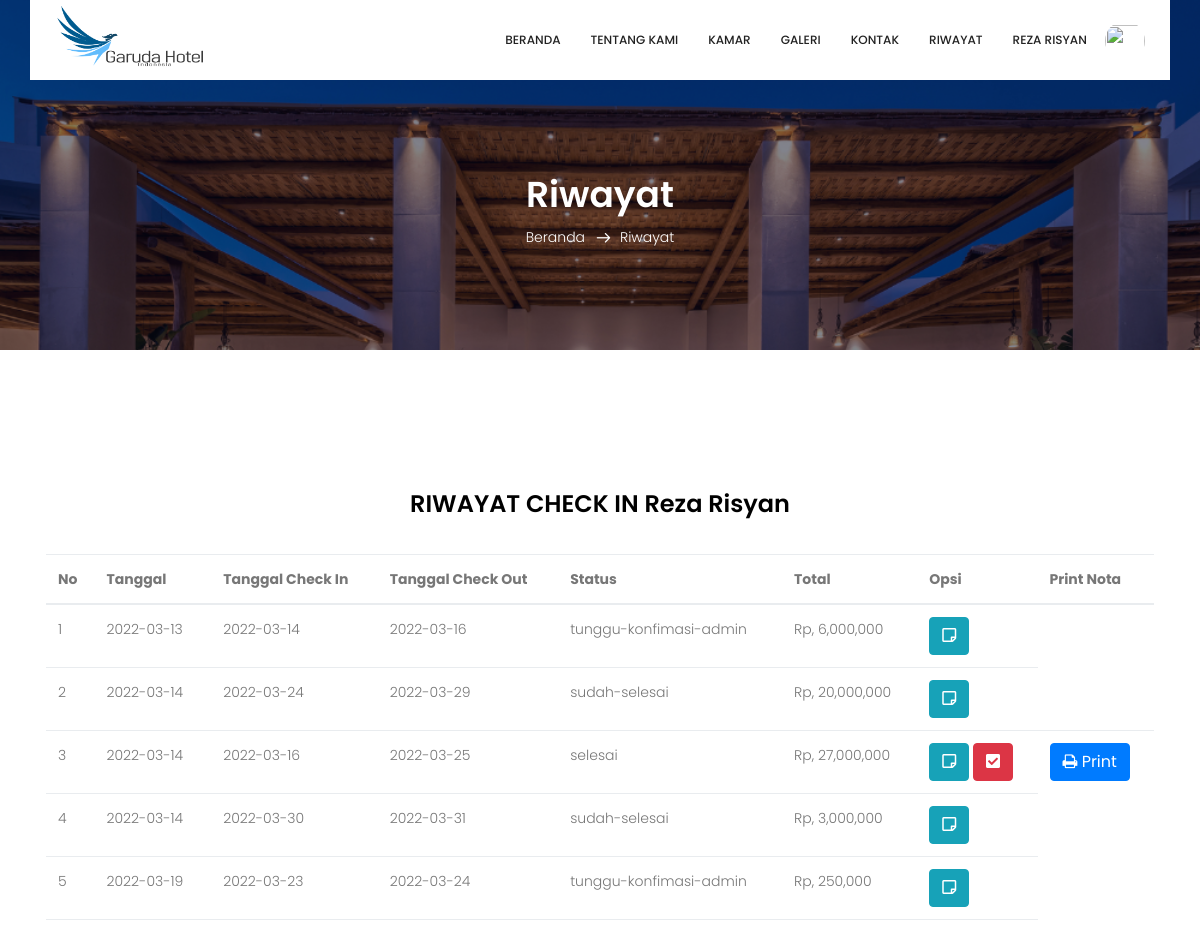
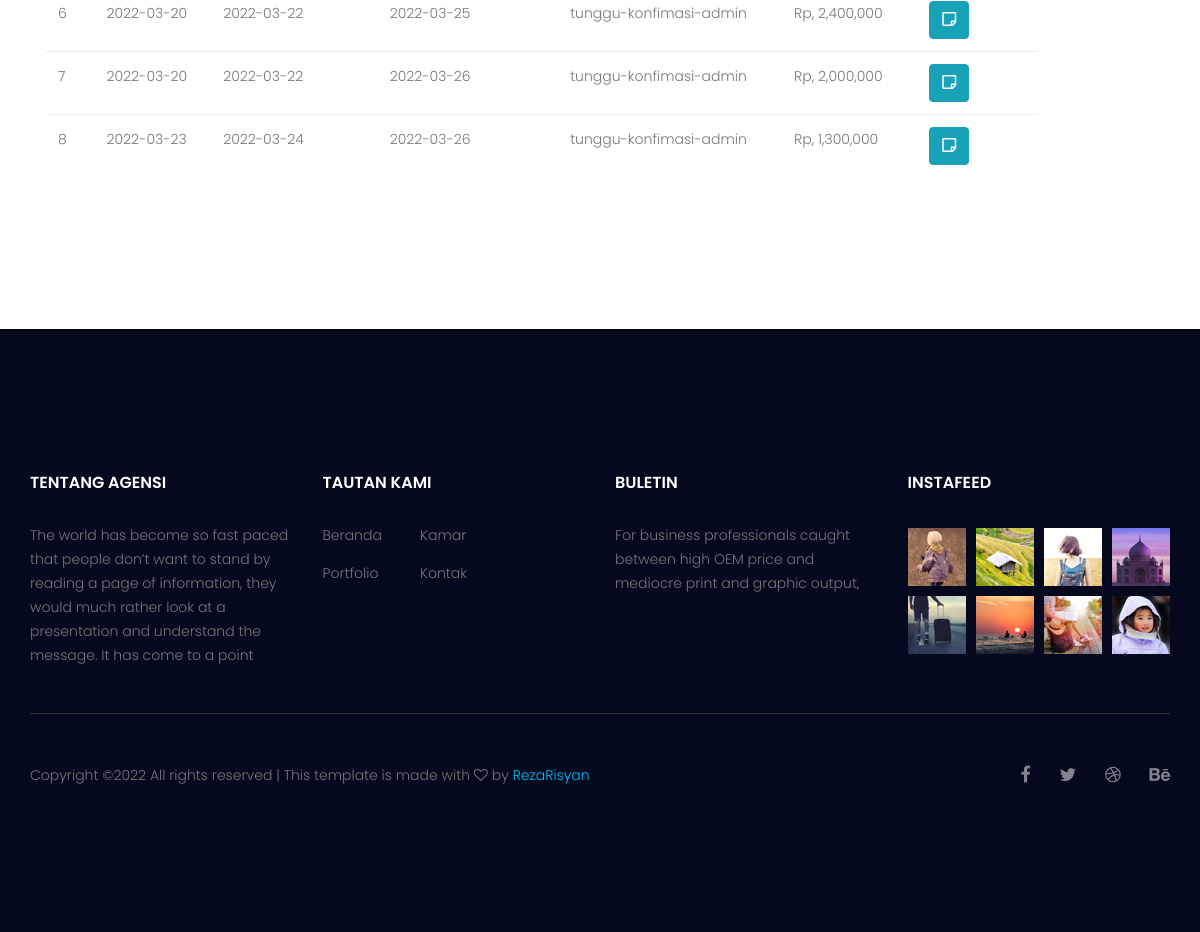
The app's page /user/tamu/riwayat.php (signed in) with its own data (2 pictures, top to bottom).
### tables this page shows
CREATE TABLE `tb_checkin` (
  `id_checkin` int(11) NOT NULL,
  `id_tamu` int(11) NOT NULL,
  `id_room` int(11) NOT NULL,
  `tanggal_checkin` date NOT NULL,
  `tanggal_checkout` date NOT NULL,
  `tanggal` date NOT NULL,
  `jml_kamar` int(11) NOT NULL,
  `jml_orang` int(11) NOT NULL,
  `jml_hari` int(11) NOT NULL,
  `total_pembayaran` int(11) NOT NULL,
  `status_checkin` varchar(100) NOT NULL DEFAULT 'pending'
);

### user/tamu/riwayat.php (the view, shortened to what this page needs)
<!doctype html>
<html lang="en">
    <head>
    <link href="https://cdnjs.cloudflare.com/ajax/libs/font-awesome/5.10.0/css/all.min.css" rel="stylesheet">
    <link href="https://cdn.jsdelivr.net/npm/bootstrap-icons@1.4.1/font/bootstrap-icons.css" rel="stylesheet">
        <link rel="stylesheet" href="css/bootstrap.css">
        <link rel="stylesheet" href="vendors/linericon/style.css">
        <link rel="stylesheet" href="css/font-awesome.min.css">
        <link rel="stylesheet" href="vendors/bootstrap-datepicker/bootstrap-datetimepicker.min.css">
        <link rel="stylesheet" href="vendors/nice-select/css/nice-select.css">
        <link rel="stylesheet" href="vendors/owl-carousel/owl.carousel.min.css">
        <link rel="stylesheet" href="css/style.css">
        <link rel="stylesheet" href="css/responsive.css">
    </head>
    <body>
    <?php include('header.php') ?>
        <section class="breadcrumb_area">
            <div class="overlay bg-parallax" data-stellar-ratio="0.8" data-stellar-vertical-offset="0" data-background=""></div>
            <div class="container">
                <div class="page-cover text-center">
                    <h2 class="page-cover-tittle">Riwayat</h2>
                    <ol class="breadcrumb">
                        <li><a href="index.html">Beranda</a></li>
                        <li class="active">Riwayat</li>
                    </ol>
                </div>
            </div>
        </section>
        <section class="accomodation_area section_gap">
            <div class="container">
                <div class="row g-2">
            <div class="col-12">
                <div class="d-block bg-white rounded shadow p-3">
            <h3 class="text-center" style="color: black;">RIWAYAT CHECK IN <?php echo $_SESSION['nama'] ?></h3>
            <br>
            <table class="table table-hover">
                <thead>
                    <tr>
                        <th>No</th>
                        <th>Tanggal</th>
                        <th>Tanggal Check In</th>
                        <th>Tanggal Check Out</th>
                        <th>Status</th>
                        <th>Total</th>
                        <th>Opsi</th>
                        <th>Print Nota</th>
                    </tr>
                </thead>
                <tbody>
                    <?php
                    $no=1;
                    $id_tamu = $_SESSION['id_tamu'];
                    $ambil = $conn->query("SELECT * FROM tb_checkin WHERE id_tamu='$id_tamu' ");
                    while($pecah = $ambil->fetch_assoc()){
                    ?>
                    <tr>
                        <td><?php echo $no; ?></td>
                        <td><?php echo $pecah['tanggal'] ?></td>
                        <td><?php echo $pecah['tanggal_checkin'] ?></td>
                        <td><?php echo $pecah['tanggal_checkout'] ?></td>
                        <td>
                            <?php echo $pecah['status_checkin'] ?>
                            </td>
                        <td>Rp, <?php echo number_format($pecah['total_pembayaran']) ?></td>
                        <td>
                            <a href="nota.php?id=<?php echo $pecah['id_checkin'] ?>" class="btn btn-info"><i class="far fa-sticky-note"></i></a>
                             <?php  if ($pecah['status_checkin']=="selesai"): ?>
                             <a href="checkout.php?id=<?php echo $pecah['id_checkin'] ?>" class="btn btn-danger"><i class="fas fa-check-square"></i></a>
                             <?php endif ?>
                        </td>
                        <?php  if ($pecah['status_checkin']=="selesai"): ?>
                        <td><a href=print.php?pid=<?php echo $pecah['id_checkin']; ?> ><button class='btn btn-primary'> <i class='fa fa-print' ></i> Print</button>
                        <?php endif ?>
                        </td>
                    </tr>
                    <?php $no++; ?>
                    <?php } ?>
                </tbody>
            </table>
        </div>
    </div>
        </div>
            </div>
        </section>
        <?php include('footer.php') ?>
    </body>
</html>

### user/tamu/header.php (shortened to what this page needs)
<header class="header_area">
    <div class="container">
        <nav class="navbar navbar-expand-lg navbar-light">
            <a class="navbar-brand logo_h" href="index.html"><img src="image/logo-garuda-hotel.png" alt="" width="150px"></a>
            <div class="collapse navbar-collapse offset" id="navbarSupportedContent">
                <ul class="nav navbar-nav menu_nav ml-auto">
                    <li class="nav-item"><a class="nav-link" href="index.php">Beranda</a></li>
                    <li class="nav-item"><a class="nav-link" href="about.php">Tentang Kami</a></li>
                    <li class="nav-item"><a class="nav-link" href="kamar.php">Kamar</a></li>
                    <li class="nav-item"><a class="nav-link" href="gallery.php">Galeri</a></li>
                    <li class="nav-item"><a class="nav-link" href="contact.php">Kontak</a></li>
                    <li class="nav-item"><a class="nav-link" href="riwayat.php">Riwayat</a></li>
                    <li class="nav-item submenu dropdown">
                        <div class="nav-item dropdown">
                    <a href="#" class="nav-link dropdown-toggle" data-bs-toggle="dropdown">
                    <a href="#" class="nav-link dropdown-toggle" data-toggle="dropdown" role="button" aria-haspopup="true" aria-expanded="false"><?php echo $_SESSION['nama']; ?>
                    <img src="/hotelrezar/user/tamu/profiluser/<?php echo $_SESSION['foto']; ?>" class="rounded-circle me-lg-2" alt="" style="width: 40px; height: 40px; margin-left: 15px;">
                    </a>
                    </li>
                </ul>
            </div>
        </nav>
    </div>
</header>

### user/tamu/footer.php
        <footer class="footer-area section_gap">
            <div class="container">
                <div class="row">
                    <div class="col-lg-3  col-md-6 col-sm-6">
                        <div class="single-footer-widget">
                            <h6 class="footer_title">Tentang Agensi</h6>
                            <p>The world has become so fast paced that people don’t want to stand by reading a page of information, they would much rather look at a presentation and understand the message. It has come to a point </p>
                        </div>
                    </div>
                    <div class="col-lg-3 col-md-6 col-sm-6">
                        <div class="single-footer-widget">
                            <h6 class="footer_title">Tautan Kami</h6>
                            <div class="row">
                                <div class="col-4">
                                    <ul class="list_style">
                                        <li><a href="index.php">Beranda</a></li>
                                        <li><a href="gallery.php">Portfolio</a></li>
                                    </ul>
                                </div>
                                <div class="col-4">
                                    <ul class="list_style">
                                        <li><a href="kamar.php">Kamar</a></li>
                                        <li><a href="contact.php">Kontak</a></li>
                                    </ul>
                                </div>
                            </div>
                        </div>
                    </div>
                    <div class="col-lg-3 col-md-6 col-sm-6">
                        <div class="single-footer-widget">
                            <h6 class="footer_title">Buletin</h6>
                            <p>For business professionals caught between high OEM price and mediocre print and graphic output, </p>
                        </div>
                    </div>
                    <div class="col-lg-3 col-md-6 col-sm-6">
                        <div class="single-footer-widget instafeed">
                            <h6 class="footer_title">InstaFeed</h6>
                            <ul class="list_style instafeed d-flex flex-wrap">
                                <li><img src="image/instagram/Image-01.jpg" alt=""></li>
                                <li><img src="image/instagram/Image-02.jpg" alt=""></li>
                                <li><img src="image/instagram/Image-03.jpg" alt=""></li>
                                <li><img src="image/instagram/Image-04.jpg" alt=""></li>
                                <li><img src="image/instagram/Image-05.jpg" alt=""></li>
                                <li><img src="image/instagram/Image-06.jpg" alt=""></li>
                                <li><img src="image/instagram/Image-07.jpg" alt=""></li>
                                <li><img src="image/instagram/Image-08.jpg" alt=""></li>
                            </ul>
                        </div>
                    </div>
                </div>
                <div class="border_line"></div>
                <div class="row footer-bottom d-flex justify-content-between align-items-center">
                    <p class="col-lg-8 col-sm-12 footer-text m-0">
Copyright &copy;<script>document.write(new Date().getFullYear());</script> All rights reserved | This template is made with <i class="fa fa-heart-o" aria-hidden="true"></i> by <a href="https://rezarisyan.github.io/fazaris-graphy/" target="_blank" style="color:#00BFFF;">RezaRisyan</a>
</p>
                    <div class="col-lg-4 col-sm-12 footer-social">
                        <a href="#"><i class="fa fa-facebook"></i></a>
                        <a href="#"><i class="fa fa-twitter"></i></a>
                        <a href="#"><i class="fa fa-dribbble"></i></a>
                        <a href="#"><i class="fa fa-behance"></i></a>
                    </div>
                </div>
            </div>
        </footer>

### user/tamu/css/style.css (style rules this page uses)
.list_style { list-style: none; margin: 0px; padding: 0px; }
a { text-decoration: none; -webkit-transition: all 0.3s ease-in-out; -o-transition: all 0.3s ease-in-out; transition: all 0.3s ease-in-out; }
body { line-height: 24px; font-size: 14px; font-family: "Poppins", sans-serif; font-weight: 300; color: #777777; }
section { background: #fff; }
h1, h2, h3, h4, h5, h6 { font-family: "Poppins", sans-serif; font-weight: 600; }
@media (min-width: 1200px) { .container { max-width: 1170px; } }
.section_gap { padding: 120px 0; }
.header_area { position: absolute; top: 0; left: 0; width: 100%; z-index: 20; }
.navbar { padding: 0px; border: 0px; border-radius: 0px; }
.navbar { background: #fff; padding: 0px 25px; }
.navbar .logo_h { padding-top: 0px; }
.navbar .menu_nav .nav-item .nav-link { font: 500 12px/80px "Poppins", sans-serif; color: #222222; text-transform: uppercase; padding: 0px; }
.navbar .menu_nav .nav-item .nav-link:after { display: none; }
.navbar .menu_nav .nav-item.submenu { position: relative; }
.navbar .menu_nav .nav-item + li { margin-left: 30px; }
.overlay { position: absolute; left: 0; right: 0; top: 0; height: 125%; bottom: 0; z-index: -1; }
.breadcrumb_area { position: relative; padding: 172px 0px 84px; background: #04091e; z-index: 1; overflow: hidden; }
.breadcrumb_area .bg-parallax { background: url("../image/about_banner.jpg") no-repeat scroll center 0/cover; opacity: 0.50; z-index: -1; }
.page-cover-tittle { display: block; font-size: 36px; line-height: 45px; color: #fff; }
.breadcrumb { text-align: center; background: transparent; padding: 0px; display: inline-block; }
.breadcrumb li { display: inline-block; color: #fff; }
.breadcrumb li a { color: #fff; }
.breadcrumb li + li:before { content: "\e87a"; font-family: 'Linearicons-Free'; font-size: 14px; font-weight: 600; vertical-align: middle; margin: 0px 10px 0px 7px; }
h2 { font-size: 30px; }
h3 { font-size: 24px; }
h6 { font-size: 14px; }
h1, h2, h3, h4, h5, h6 { line-height: 1.5em; }
.footer-area { background: #04091e; padding: 142px 0px; position: absolute; buttom: 0; left: 0; right: 0; }
.single-footer-widget ul li a { line-height: 25px; display: inline-block; color: #777; -webkit-transition: all 0.3s linear; -o-transition: all 0.3s linear; transition: all 0.3s linear; margin-bottom: 13px; }
.single-footer-widget .instafeed { margin-left: -5px; margin-right: -5px; }
.single-footer-widget .instafeed li { margin: 5px; }
.footer_title { font-size: 16px; line-height: 24px; font-weight: 600; color: #fff; text-transform: uppercase; margin-bottom: 28px; }
.border_line { width: 100%; height: 1px; background: #333333; margin-top: 30px; }
.footer-bottom { padding-top: 46px; }
.footer-bottom .footer-text a { color: #f3c300; }
.footer-bottom .footer-social { text-align: right; }
.footer-bottom .footer-social a { font-size: 18px; line-height: 30px; color: #82848f; margin-left: 25px; -webkit-transition: all 0.3s linear; -o-transition: all 0.3s linear; transition: all 0.3s linear; }

### records on screen
tb_checkin: tanggal "2022-03-13", tanggal_checkin "2022-03-14", tanggal_checkout "2022-03-16", status_checkin "tunggu-konfimasi-admin", total_pembayaran "6,000,000"
tb_checkin: tanggal "2022-03-14", tanggal_checkin "2022-03-24", tanggal_checkout "2022-03-29", status_checkin "sudah-selesai", total_pembayaran "20,000,000"
tb_checkin: tanggal "2022-03-14", tanggal_checkin "2022-03-16", tanggal_checkout "2022-03-25", status_checkin "selesai", total_pembayaran "27,000,000"
tb_checkin: tanggal "2022-03-14", tanggal_checkin "2022-03-30", tanggal_checkout "2022-03-31", status_checkin "sudah-selesai", total_pembayaran "3,000,000"
tb_checkin: tanggal "2022-03-19", tanggal_checkin "2022-03-23", tanggal_checkout "2022-03-24", status_checkin "tunggu-konfimasi-admin", total_pembayaran "250,000"
tb_checkin: tanggal "2022-03-20", tanggal_checkin "2022-03-22", tanggal_checkout "2022-03-25", status_checkin "tunggu-konfimasi-admin", total_pembayaran "2,400,000"
tb_checkin: tanggal "2022-03-20", tanggal_checkin "2022-03-22", tanggal_checkout "2022-03-26", status_checkin "tunggu-konfimasi-admin", total_pembayaran "2,000,000"
tb_checkin: tanggal "2022-03-23", tanggal_checkin "2022-03-24", tanggal_checkout "2022-03-26", status_checkin "tunggu-konfimasi-admin", total_pembayaran "1,300,000"

### other values on screen
$_SESSION['nama'] "REZA RISYAN"
$_SESSION['nama'] "Reza Risyan"
